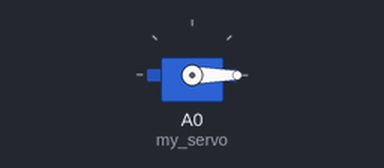
The sketch below on a simulated Arduino Uno, built with avr-gcc and run on an emulated ATmega328P. Parts: servo.

Above: at 0.05 s.
Timing chart, 0 to 4.6 s (numbered marks = the images above):
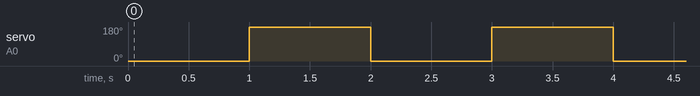

Measured:
- by itself, servo on A0 (my_servo): alternates 180° for 1.0 s and 0° for 1.0 s

The sketch:

basic_servo_example.ino
```cpp
// this is the library that makes servos easy to work with
// we need to "include" it to have access to it in our program
#include <Servo.h>

// this will create a Servo object, which we will address
// when we want to issue commands to the servo
Servo my_servo;

void setup() {
  /* The setup section of your code runs once, when the
  *  board first boots up. We only need to acomplish one
  *  thing in our setup here, which is to attach the Servo
  *  object to a pin so it knows where to ourput to. */

  //tell the "Servo" object what pin to output to
  my_servo.attach(A0);
}

void loop() {
  /* The loop section of your code will be run through
   * continuously, from top to bottom. In this example,
   * we will rotate our servo from 0 to 180 degrees, back
   * and forth, forever. There is a one second pause between
   * rotations. */

  //set the servo to 0 degrees
  my_servo.write(0);

  //wait 1 second
  delay(1000);

  //set the servo to 180 degrees
  my_servo.write(180);

  //wait 1 second
  delay(1000);
}
```
